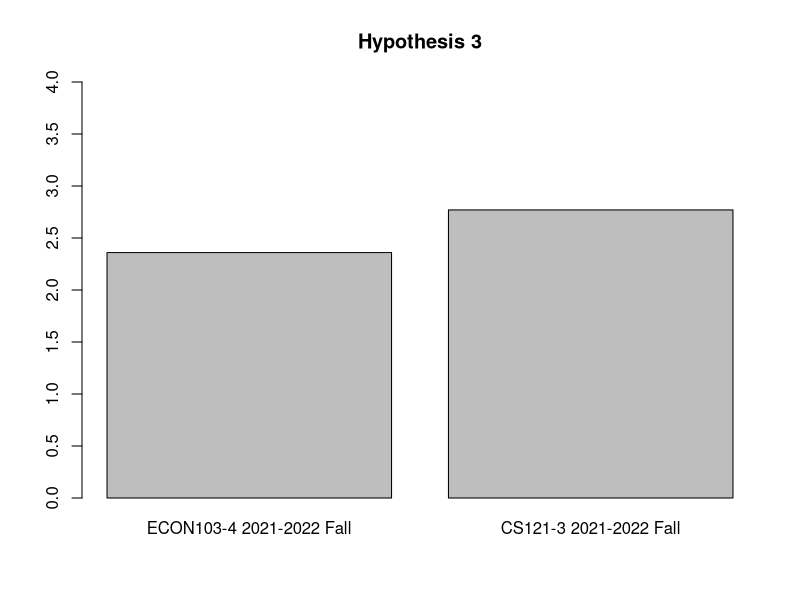

The R source for this figure:
data <- data.frame(
  c("ECON103-4 2021-2022 Fall","CS121-3 2021-2022 Fall"),
  c(2.36, 2.77)
)

colnames(data) <- c("Course and Section", "Section GPA")

barplot(data$`Section GPA`,
        main = "Hypothesis 3",
        names.arg = data$`Course and Section`,
        ylim = c(0, 4),
        width = 0.5,
        yaxt = "n")

axis(side = 2, at = pretty(range(0, 4), n= 8))

